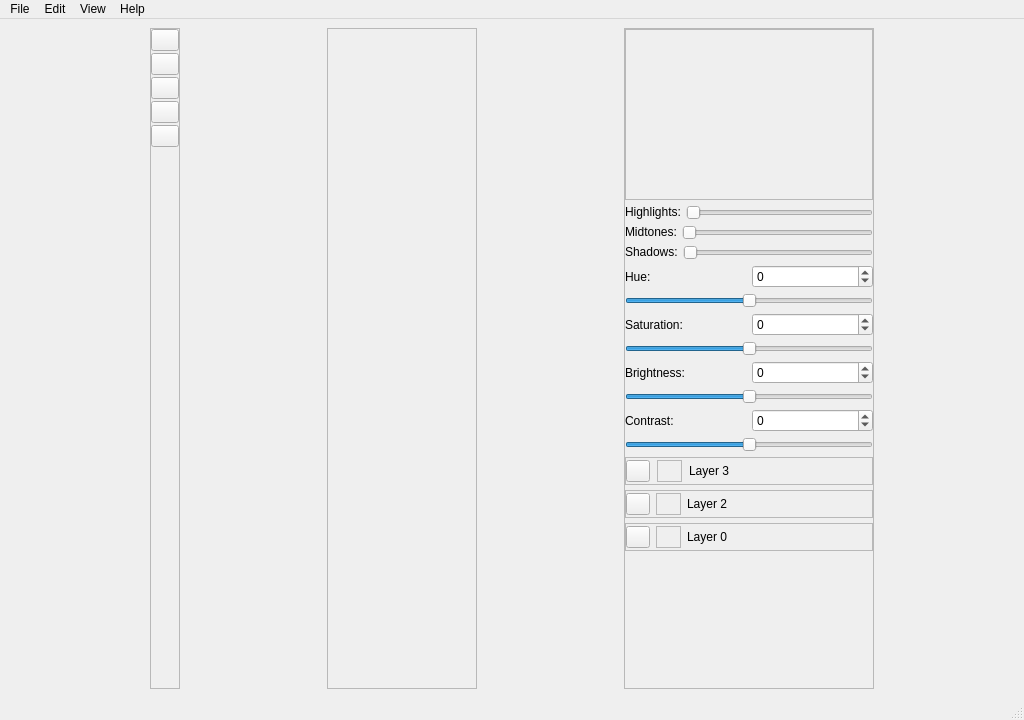
<?xml version="1.0" encoding="UTF-8"?>
<ui version="4.0">
 <class>DrawTogether</class>
 <widget class="QMainWindow" name="DrawTogether">
  <property name="geometry">
   <rect>
    <x>0</x>
    <y>0</y>
    <width>1024</width>
    <height>720</height>
   </rect>
  </property>
  <property name="windowTitle">
   <string>DrawTogether</string>
  </property>
  <widget class="QWidget" name="centralwidget">
   <layout class="QHBoxLayout" name="horizontalLayout">
    <item>
     <widget class="QFrame" name="toolBox">
      <property name="sizePolicy">
       <sizepolicy hsizetype="Fixed" vsizetype="Preferred">
        <horstretch>0</horstretch>
        <verstretch>0</verstretch>
       </sizepolicy>
      </property>
      <property name="maximumSize">
       <size>
        <width>30</width>
        <height>16777215</height>
       </size>
      </property>
      <property name="frameShape">
       <enum>QFrame::StyledPanel</enum>
      </property>
      <property name="frameShadow">
       <enum>QFrame::Raised</enum>
      </property>
      <layout class="QVBoxLayout" name="verticalLayout_3">
       <property name="spacing">
        <number>2</number>
       </property>
       <property name="leftMargin">
        <number>0</number>
       </property>
       <property name="topMargin">
        <number>0</number>
       </property>
       <property name="rightMargin">
        <number>0</number>
       </property>
       <property name="bottomMargin">
        <number>0</number>
       </property>
       <item>
        <widget class="QPushButton" name="pushButton_Pencil">
         <property name="sizePolicy">
          <sizepolicy hsizetype="Fixed" vsizetype="Fixed">
           <horstretch>0</horstretch>
           <verstretch>0</verstretch>
          </sizepolicy>
         </property>
         <property name="text">
          <string/>
         </property>
        </widget>
       </item>
       <item>
        <widget class="QPushButton" name="pushButton_Pencil_4">
         <property name="sizePolicy">
          <sizepolicy hsizetype="Fixed" vsizetype="Fixed">
           <horstretch>0</horstretch>
           <verstretch>0</verstretch>
          </sizepolicy>
         </property>
         <property name="text">
          <string/>
         </property>
        </widget>
       </item>
       <item>
        <widget class="QPushButton" name="pushButton_Brush">
         <property name="sizePolicy">
          <sizepolicy hsizetype="Fixed" vsizetype="Fixed">
           <horstretch>0</horstretch>
           <verstretch>0</verstretch>
          </sizepolicy>
         </property>
         <property name="text">
          <string/>
         </property>
        </widget>
       </item>
       <item>
        <widget class="QPushButton" name="pushButton">
         <property name="sizePolicy">
          <sizepolicy hsizetype="Fixed" vsizetype="Fixed">
           <horstretch>0</horstretch>
           <verstretch>0</verstretch>
          </sizepolicy>
         </property>
         <property name="text">
          <string/>
         </property>
         <property name="flat">
          <bool>false</bool>
         </property>
        </widget>
       </item>
       <item>
        <widget class="QPushButton" name="pushButton_Text">
         <property name="sizePolicy">
          <sizepolicy hsizetype="Fixed" vsizetype="Fixed">
           <horstretch>0</horstretch>
           <verstretch>0</verstretch>
          </sizepolicy>
         </property>
         <property name="text">
          <string/>
         </property>
        </widget>
       </item>
       <item>
        <spacer name="verticalSpacer">
         <property name="orientation">
          <enum>Qt::Vertical</enum>
         </property>
         <property name="sizeHint" stdset="0">
          <size>
           <width>20</width>
           <height>40</height>
          </size>
         </property>
        </spacer>
       </item>
      </layout>
     </widget>
    </item>
    <item>
     <widget class="QFrame" name="frame_2">
      <property name="maximumSize">
       <size>
        <width>150</width>
        <height>16777215</height>
       </size>
      </property>
      <property name="frameShape">
       <enum>QFrame::StyledPanel</enum>
      </property>
      <property name="frameShadow">
       <enum>QFrame::Raised</enum>
      </property>
      <layout class="QVBoxLayout" name="verticalLayout">
       <property name="leftMargin">
        <number>0</number>
       </property>
       <property name="topMargin">
        <number>0</number>
       </property>
       <property name="rightMargin">
        <number>0</number>
       </property>
       <property name="bottomMargin">
        <number>0</number>
       </property>
       <item>
        <spacer name="verticalSpacer_3">
         <property name="orientation">
          <enum>Qt::Vertical</enum>
         </property>
         <property name="sizeHint" stdset="0">
          <size>
           <width>20</width>
           <height>40</height>
          </size>
         </property>
        </spacer>
       </item>
       <item>
        <widget class="ColorWheel" name="widget" native="true">
         <property name="minimumSize">
          <size>
           <width>150</width>
           <height>150</height>
          </size>
         </property>
         <property name="maximumSize">
          <size>
           <width>150</width>
           <height>150</height>
          </size>
         </property>
        </widget>
       </item>
      </layout>
     </widget>
    </item>
    <item>
     <layout class="QVBoxLayout" name="verticalLayout_canvas"/>
    </item>
    <item>
     <widget class="QFrame" name="frame_9">
      <property name="maximumSize">
       <size>
        <width>250</width>
        <height>16777215</height>
       </size>
      </property>
      <property name="frameShape">
       <enum>QFrame::StyledPanel</enum>
      </property>
      <property name="frameShadow">
       <enum>QFrame::Raised</enum>
      </property>
      <layout class="QVBoxLayout" name="verticalLayout_4">
       <property name="spacing">
        <number>5</number>
       </property>
       <property name="leftMargin">
        <number>0</number>
       </property>
       <property name="topMargin">
        <number>0</number>
       </property>
       <property name="rightMargin">
        <number>0</number>
       </property>
       <property name="bottomMargin">
        <number>0</number>
       </property>
       <item>
        <layout class="QHBoxLayout" name="horizontalLayout_7"/>
       </item>
       <item>
        <layout class="QVBoxLayout" name="verticalLayout_histogram" stretch="5,1,1,1">
         <item>
          <widget class="QFrame" name="frame">
           <property name="frameShape">
            <enum>QFrame::StyledPanel</enum>
           </property>
           <property name="frameShadow">
            <enum>QFrame::Raised</enum>
           </property>
          </widget>
         </item>
         <item>
          <layout class="QHBoxLayout" name="horizontalLayout_11">
           <item>
            <widget class="QLabel" name="label_3">
             <property name="sizePolicy">
              <sizepolicy hsizetype="Fixed" vsizetype="Fixed">
               <horstretch>0</horstretch>
               <verstretch>0</verstretch>
              </sizepolicy>
             </property>
             <property name="text">
              <string>Highlights:</string>
             </property>
            </widget>
           </item>
           <item>
            <widget class="QSlider" name="horizontalSlider">
             <property name="sizePolicy">
              <sizepolicy hsizetype="Preferred" vsizetype="Fixed">
               <horstretch>0</horstretch>
               <verstretch>0</verstretch>
              </sizepolicy>
             </property>
             <property name="orientation">
              <enum>Qt::Horizontal</enum>
             </property>
            </widget>
           </item>
          </layout>
         </item>
         <item>
          <layout class="QHBoxLayout" name="horizontalLayout_9">
           <item>
            <widget class="QLabel" name="label_2">
             <property name="sizePolicy">
              <sizepolicy hsizetype="Fixed" vsizetype="Fixed">
               <horstretch>0</horstretch>
               <verstretch>0</verstretch>
              </sizepolicy>
             </property>
             <property name="text">
              <string>Midtones:</string>
             </property>
            </widget>
           </item>
           <item>
            <widget class="QSlider" name="horizontalSlider_2">
             <property name="sizePolicy">
              <sizepolicy hsizetype="Preferred" vsizetype="Fixed">
               <horstretch>0</horstretch>
               <verstretch>0</verstretch>
              </sizepolicy>
             </property>
             <property name="orientation">
              <enum>Qt::Horizontal</enum>
             </property>
            </widget>
           </item>
          </layout>
         </item>
         <item>
          <layout class="QHBoxLayout" name="horizontalLayout_10">
           <item>
            <widget class="QLabel" name="label">
             <property name="sizePolicy">
              <sizepolicy hsizetype="Fixed" vsizetype="Fixed">
               <horstretch>0</horstretch>
               <verstretch>0</verstretch>
              </sizepolicy>
             </property>
             <property name="text">
              <string>Shadows:</string>
             </property>
            </widget>
           </item>
           <item>
            <widget class="QSlider" name="horizontalSlider_3">
             <property name="sizePolicy">
              <sizepolicy hsizetype="Preferred" vsizetype="Fixed">
               <horstretch>0</horstretch>
               <verstretch>0</verstretch>
              </sizepolicy>
             </property>
             <property name="orientation">
              <enum>Qt::Horizontal</enum>
             </property>
            </widget>
           </item>
          </layout>
         </item>
        </layout>
       </item>
       <item>
        <layout class="QHBoxLayout" name="horizontalLayout_5"/>
       </item>
       <item>
        <layout class="QVBoxLayout" name="verticalLayout_basicCorrection">
         <item>
          <layout class="QGridLayout" name="gridLayout_4">
           <item row="0" column="0">
            <widget class="QLabel" name="label_7">
             <property name="text">
              <string>Hue:</string>
             </property>
            </widget>
           </item>
           <item row="0" column="1">
            <widget class="QSpinBox" name="spinBox_hue">
             <property name="minimum">
              <number>-180</number>
             </property>
             <property name="maximum">
              <number>180</number>
             </property>
            </widget>
           </item>
           <item row="1" column="0" colspan="2">
            <widget class="QSlider" name="horizontalSlider_hue">
             <property name="sizePolicy">
              <sizepolicy hsizetype="Preferred" vsizetype="Fixed">
               <horstretch>0</horstretch>
               <verstretch>0</verstretch>
              </sizepolicy>
             </property>
             <property name="minimum">
              <number>-180</number>
             </property>
             <property name="maximum">
              <number>180</number>
             </property>
             <property name="value">
              <number>0</number>
             </property>
             <property name="orientation">
              <enum>Qt::Horizontal</enum>
             </property>
             <property name="invertedAppearance">
              <bool>false</bool>
             </property>
             <property name="invertedControls">
              <bool>false</bool>
             </property>
            </widget>
           </item>
          </layout>
         </item>
         <item>
          <layout class="QGridLayout" name="gridLayout_3">
           <item row="0" column="1">
            <widget class="QSpinBox" name="spinBox_saturation">
             <property name="minimum">
              <number>-100</number>
             </property>
             <property name="maximum">
              <number>100</number>
             </property>
            </widget>
           </item>
           <item row="0" column="0">
            <widget class="QLabel" name="label_6">
             <property name="text">
              <string>Saturation:</string>
             </property>
            </widget>
           </item>
           <item row="1" column="0" colspan="2">
            <widget class="QSlider" name="horizontalSlider_saturation">
             <property name="sizePolicy">
              <sizepolicy hsizetype="Preferred" vsizetype="Fixed">
               <horstretch>0</horstretch>
               <verstretch>0</verstretch>
              </sizepolicy>
             </property>
             <property name="minimum">
              <number>-100</number>
             </property>
             <property name="maximum">
              <number>100</number>
             </property>
             <property name="value">
              <number>0</number>
             </property>
             <property name="orientation">
              <enum>Qt::Horizontal</enum>
             </property>
            </widget>
           </item>
          </layout>
         </item>
         <item>
          <layout class="QGridLayout" name="gridLayout">
           <item row="0" column="1">
            <widget class="QSpinBox" name="spinBox_brightness">
             <property name="minimum">
              <number>-150</number>
             </property>
             <property name="maximum">
              <number>150</number>
             </property>
            </widget>
           </item>
           <item row="0" column="0">
            <widget class="QLabel" name="label_4">
             <property name="text">
              <string>Brightness:</string>
             </property>
            </widget>
           </item>
           <item row="1" column="0" colspan="2">
            <widget class="QSlider" name="horizontalSlider_brightness">
             <property name="sizePolicy">
              <sizepolicy hsizetype="Preferred" vsizetype="Fixed">
               <horstretch>0</horstretch>
               <verstretch>0</verstretch>
              </sizepolicy>
             </property>
             <property name="minimum">
              <number>-150</number>
             </property>
             <property name="maximum">
              <number>150</number>
             </property>
             <property name="value">
              <number>0</number>
             </property>
             <property name="orientation">
              <enum>Qt::Horizontal</enum>
             </property>
            </widget>
           </item>
          </layout>
         </item>
         <item>
          <layout class="QGridLayout" name="gridLayout_2">
           <item row="0" column="0">
            <widget class="QLabel" name="label_5">
             <property name="text">
              <string>Contrast:</string>
             </property>
            </widget>
           </item>
           <item row="0" column="1">
            <widget class="QSpinBox" name="spinBox_contrast">
             <property name="minimum">
              <number>-50</number>
             </property>
             <property name="maximum">
              <number>50</number>
             </property>
            </widget>
           </item>
           <item row="1" column="0" colspan="2">
            <widget class="QSlider" name="horizontalSlider_contrast">
             <property name="sizePolicy">
              <sizepolicy hsizetype="Preferred" vsizetype="Fixed">
               <horstretch>0</horstretch>
               <verstretch>0</verstretch>
              </sizepolicy>
             </property>
             <property name="minimum">
              <number>-50</number>
             </property>
             <property name="maximum">
              <number>50</number>
             </property>
             <property name="value">
              <number>0</number>
             </property>
             <property name="orientation">
              <enum>Qt::Horizontal</enum>
             </property>
            </widget>
           </item>
          </layout>
         </item>
        </layout>
       </item>
       <item>
        <layout class="QVBoxLayout" name="verticalLayout_layerPanel">
         <item>
          <widget class="QFrame" name="frame_3">
           <property name="sizePolicy">
            <sizepolicy hsizetype="Preferred" vsizetype="Fixed">
             <horstretch>0</horstretch>
             <verstretch>0</verstretch>
            </sizepolicy>
           </property>
           <property name="maximumSize">
            <size>
             <width>16777215</width>
             <height>30</height>
            </size>
           </property>
           <property name="frameShape">
            <enum>QFrame::StyledPanel</enum>
           </property>
           <property name="frameShadow">
            <enum>QFrame::Raised</enum>
           </property>
           <layout class="QHBoxLayout" name="horizontalLayout_3">
            <property name="spacing">
             <number>7</number>
            </property>
            <property name="leftMargin">
             <number>0</number>
            </property>
            <property name="topMargin">
             <number>2</number>
            </property>
            <property name="rightMargin">
             <number>0</number>
            </property>
            <property name="bottomMargin">
             <number>2</number>
            </property>
            <item>
             <widget class="QPushButton" name="pushButton_2">
              <property name="sizePolicy">
               <sizepolicy hsizetype="Fixed" vsizetype="Fixed">
                <horstretch>0</horstretch>
                <verstretch>0</verstretch>
               </sizepolicy>
              </property>
              <property name="maximumSize">
               <size>
                <width>24</width>
                <height>16777215</height>
               </size>
              </property>
              <property name="text">
               <string/>
              </property>
             </widget>
            </item>
            <item>
             <widget class="QFrame" name="frame_6">
              <property name="maximumSize">
               <size>
                <width>25</width>
                <height>16777215</height>
               </size>
              </property>
              <property name="frameShape">
               <enum>QFrame::StyledPanel</enum>
              </property>
              <property name="frameShadow">
               <enum>QFrame::Raised</enum>
              </property>
             </widget>
            </item>
            <item>
             <widget class="QLabel" name="label_8">
              <property name="text">
               <string>Layer 3</string>
              </property>
             </widget>
            </item>
           </layout>
          </widget>
         </item>
         <item>
          <widget class="QFrame" name="frame_4">
           <property name="sizePolicy">
            <sizepolicy hsizetype="Preferred" vsizetype="Fixed">
             <horstretch>0</horstretch>
             <verstretch>0</verstretch>
            </sizepolicy>
           </property>
           <property name="maximumSize">
            <size>
             <width>16777215</width>
             <height>30</height>
            </size>
           </property>
           <property name="frameShape">
            <enum>QFrame::StyledPanel</enum>
           </property>
           <property name="frameShadow">
            <enum>QFrame::Raised</enum>
           </property>
           <layout class="QHBoxLayout" name="horizontalLayout_4">
            <property name="leftMargin">
             <number>0</number>
            </property>
            <property name="topMargin">
             <number>2</number>
            </property>
            <property name="rightMargin">
             <number>0</number>
            </property>
            <property name="bottomMargin">
             <number>2</number>
            </property>
            <item>
             <widget class="QPushButton" name="pushButton_3">
              <property name="sizePolicy">
               <sizepolicy hsizetype="Fixed" vsizetype="Fixed">
                <horstretch>0</horstretch>
                <verstretch>0</verstretch>
               </sizepolicy>
              </property>
              <property name="maximumSize">
               <size>
                <width>24</width>
                <height>16777215</height>
               </size>
              </property>
              <property name="text">
               <string/>
              </property>
             </widget>
            </item>
            <item>
             <widget class="QFrame" name="frame_7">
              <property name="maximumSize">
               <size>
                <width>25</width>
                <height>16777215</height>
               </size>
              </property>
              <property name="frameShape">
               <enum>QFrame::StyledPanel</enum>
              </property>
              <property name="frameShadow">
               <enum>QFrame::Raised</enum>
              </property>
             </widget>
            </item>
            <item>
             <widget class="QLabel" name="label_9">
              <property name="text">
               <string>Layer 2</string>
              </property>
             </widget>
            </item>
           </layout>
          </widget>
         </item>
         <item>
          <widget class="QFrame" name="frame_5">
           <property name="sizePolicy">
            <sizepolicy hsizetype="Preferred" vsizetype="Fixed">
             <horstretch>0</horstretch>
             <verstretch>0</verstretch>
            </sizepolicy>
           </property>
           <property name="maximumSize">
            <size>
             <width>16777215</width>
             <height>30</height>
            </size>
           </property>
           <property name="frameShape">
            <enum>QFrame::StyledPanel</enum>
           </property>
           <property name="frameShadow">
            <enum>QFrame::Raised</enum>
           </property>
           <layout class="QHBoxLayout" name="horizontalLayout_6">
            <property name="leftMargin">
             <number>0</number>
            </property>
            <property name="topMargin">
             <number>2</number>
            </property>
            <property name="rightMargin">
             <number>0</number>
            </property>
            <property name="bottomMargin">
             <number>2</number>
            </property>
            <item>
             <widget class="QPushButton" name="pushButton_4">
              <property name="sizePolicy">
               <sizepolicy hsizetype="Fixed" vsizetype="Fixed">
                <horstretch>0</horstretch>
                <verstretch>0</verstretch>
               </sizepolicy>
              </property>
              <property name="maximumSize">
               <size>
                <width>24</width>
                <height>16777215</height>
               </size>
              </property>
              <property name="text">
               <string/>
              </property>
             </widget>
            </item>
            <item>
             <widget class="QFrame" name="frame_8">
              <property name="maximumSize">
               <size>
                <width>25</width>
                <height>16777215</height>
               </size>
              </property>
              <property name="frameShape">
               <enum>QFrame::StyledPanel</enum>
              </property>
              <property name="frameShadow">
               <enum>QFrame::Raised</enum>
              </property>
             </widget>
            </item>
            <item>
             <widget class="QLabel" name="label_10">
              <property name="text">
               <string>Layer 0</string>
              </property>
             </widget>
            </item>
           </layout>
          </widget>
         </item>
         <item>
          <spacer name="verticalSpacer_2">
           <property name="orientation">
            <enum>Qt::Vertical</enum>
           </property>
           <property name="sizeHint" stdset="0">
            <size>
             <width>20</width>
             <height>40</height>
            </size>
           </property>
          </spacer>
         </item>
        </layout>
       </item>
      </layout>
     </widget>
    </item>
   </layout>
  </widget>
  <widget class="QMenuBar" name="menubar">
   <property name="geometry">
    <rect>
     <x>0</x>
     <y>0</y>
     <width>1024</width>
     <height>25</height>
    </rect>
   </property>
   <widget class="QMenu" name="menuFile">
    <property name="title">
     <string>File</string>
    </property>
   </widget>
   <widget class="QMenu" name="menuEdit">
    <property name="title">
     <string>Edit</string>
    </property>
   </widget>
   <widget class="QMenu" name="menuView">
    <property name="title">
     <string>View</string>
    </property>
   </widget>
   <widget class="QMenu" name="menuHelp">
    <property name="title">
     <string>Help</string>
    </property>
   </widget>
   <addaction name="menuFile"/>
   <addaction name="menuEdit"/>
   <addaction name="menuView"/>
   <addaction name="menuHelp"/>
  </widget>
  <widget class="QStatusBar" name="statusbar"/>
 </widget>
 <customwidgets>
  <customwidget>
   <class>ColorWheel</class>
   <extends>QWidget</extends>
   <header>colorwheel.h</header>
   <container>1</container>
  </customwidget>
 </customwidgets>
 <resources/>
 <connections/>
</ui>
